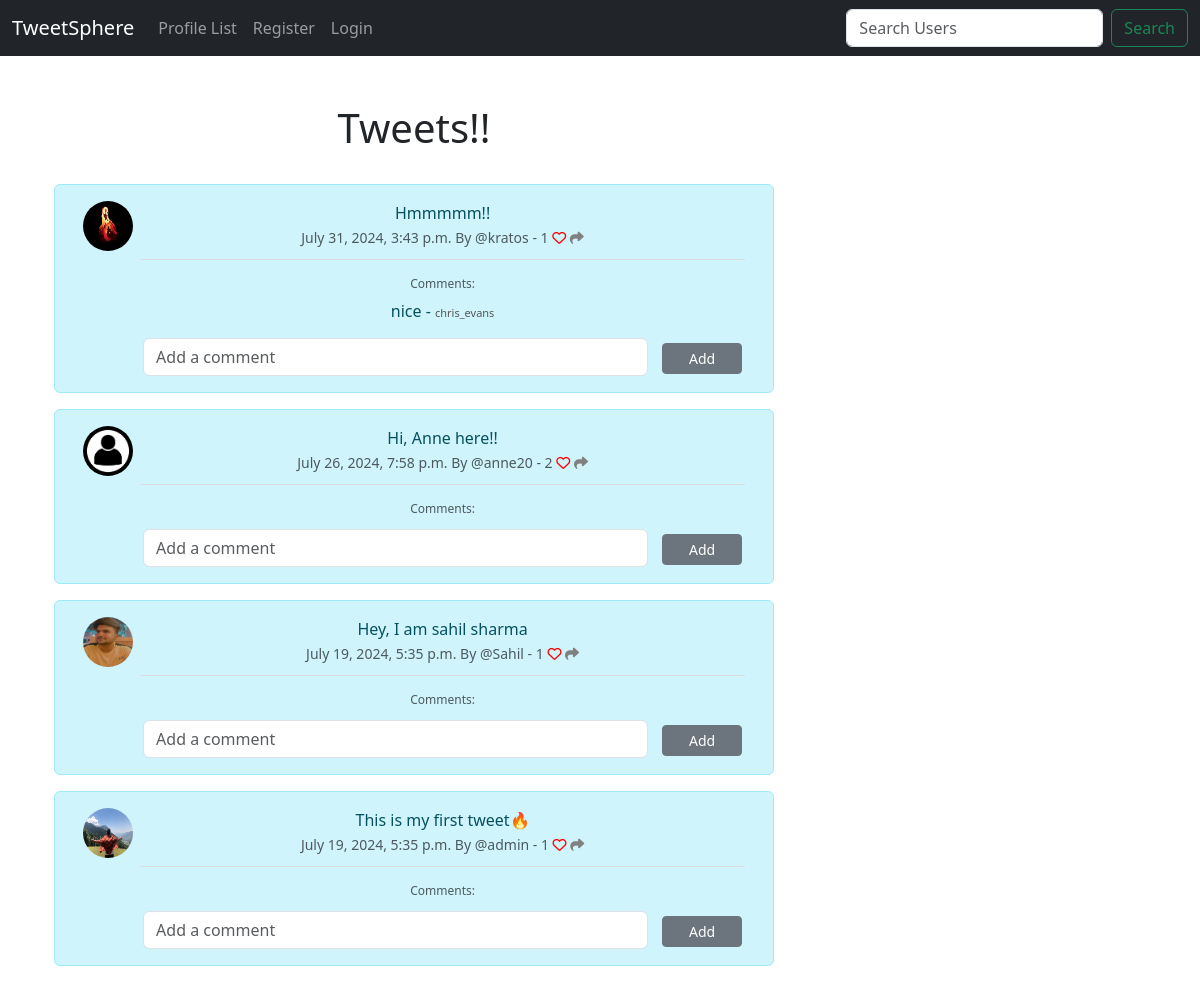
Before: / with the older database file.
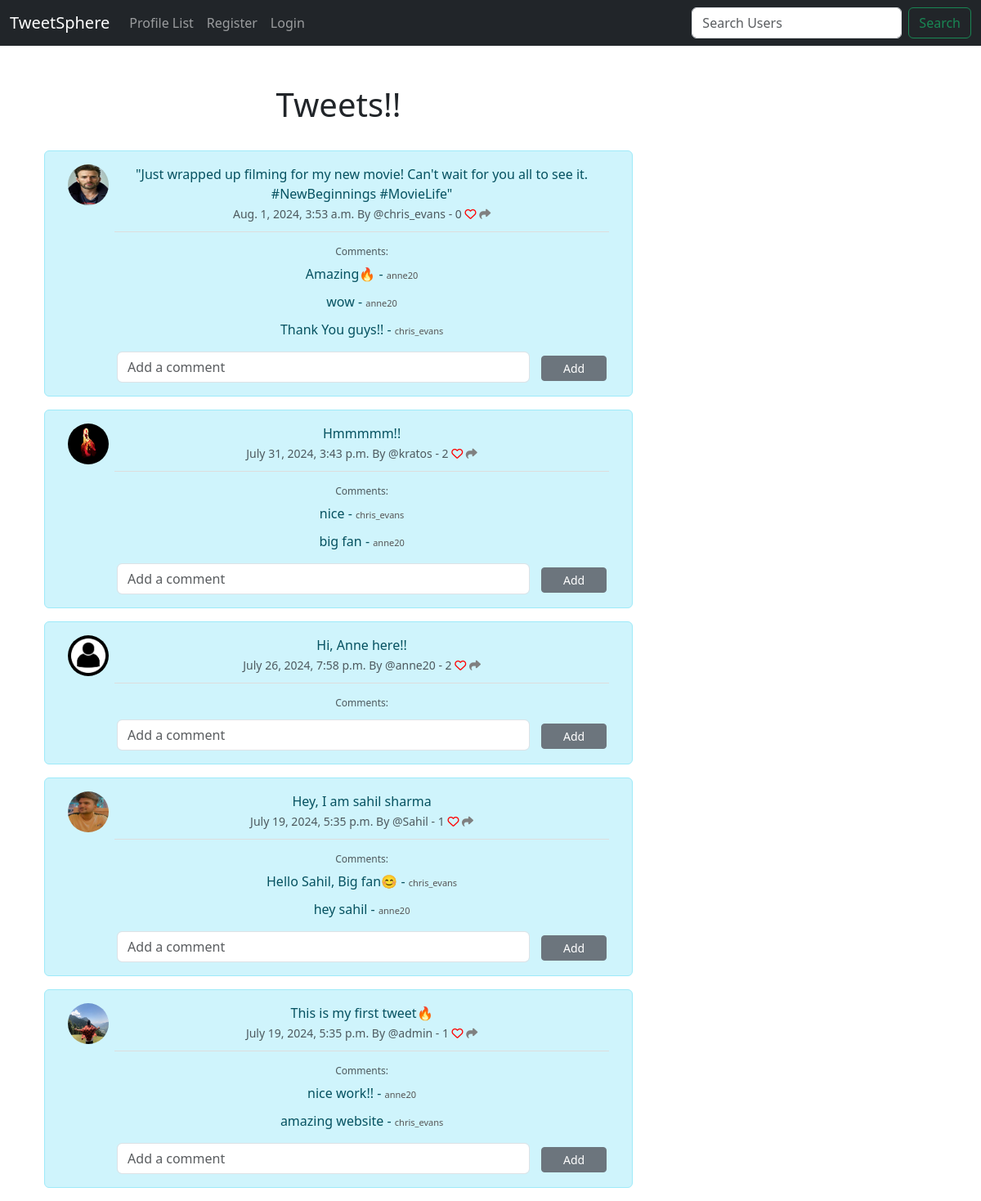
After: the same page with the newer database file.
### TweetSphere/models.py (models this page shows, shortened)
class Tweet(models.Model):
    user = models.ForeignKey(
        User,
        on_delete=models.DO_NOTHING,
        related_name='tweets'
    )  # related_name allows us to access user's tweets with user.tweets
    body = models.CharField(max_length=200)  # Maximum length for a tweet
    created_at = models.DateTimeField(auto_now_add=True)  # Automatically set creation time
    likes = models.ManyToManyField(User, related_name="tweet_like", blank=True)  # Users who liked the tweet
    def number_of_likes(self):
        return self.likes.count()

class Profile(models.Model):
    user = models.OneToOneField(User, on_delete=models.CASCADE)  # One-to-one relationship with User
    follows = models.ManyToManyField(
        "self",
        related_name="followed_by",
        symmetrical=False,  # Relationship is not symmetrical (user A can follow user B without B following A)
        blank=True
    )
    date_modified = models.DateTimeField(auto_now=True)  # Automatically set to the current time when modified
    profile_image = models.ImageField(null=True, blank=True, upload_to="images/")  # Profile picture
    profile_bio = models.CharField(null=True, blank=True, max_length=500)  # User biography
    facebook_link = models.CharField(null=True, blank=True, max_length=100)  # Facebook profile link
    instagram_link = models.CharField(null=True, blank=True, max_length=100)  # Instagram profile link

class Comment(models.Model):
    tweet = models.ForeignKey(
        Tweet,
        related_name='comments',
        on_delete=models.CASCADE
    )  # Reference to the Tweet the comment is associated with
    user = models.ForeignKey(
        User,
        on_delete=models.CASCADE
    )  # User who made the comment
    body = models.TextField()  # Content of the comment
    created_at = models.DateTimeField(auto_now_add=True)  # Automatically set creation time

### TweetSphere/views.py (the view)
# urls.py: path('', views.home, name= "home"),
def home(request):
    if request.user.is_authenticated:
        tweet_form = TweetForm(request.POST or None)
        comment_form = CommentForm(request.POST or None)
        if request.method == "POST":
            form_type = request.POST.get('form_type')
            if form_type == 'tweet' and tweet_form.is_valid():
                tweet = tweet_form.save(commit=False)
                tweet.user = request.user
                tweet.save()
                messages.success(request, "Your tweet has been posted.")
                return redirect('home')
            if form_type == 'comment' and comment_form.is_valid():
                tweet_id = request.POST.get('tweet_id')
                tweet = get_object_or_404(Tweet, id=tweet_id)
                comment = comment_form.save(commit=False)
                comment.user = request.user
                comment.tweet = tweet
                comment.save()
                messages.success(request, "Your comment has been added.")
                return redirect('home')
        tweets = Tweet.objects.all().order_by("-created_at")
        return render(request, 'home.html', {"tweets": tweets, "tweet_form": tweet_form, "comment_form": comment_form})
    else:
        tweets = Tweet.objects.all().order_by("-created_at")
        return render(request, 'home.html', {"tweets": tweets})

### TweetSphere/templates/home.html (shortened to what this page needs)
{% extends 'base.html' %}
{% load static %}
{% block content %}
<div class="container text-center">
    <div class="row">
        <div class="col-8">
            <h1>Tweets!!</h1>
            <br/>
            {% if tweets %}
                {% for tweet in tweets %}
                <div class="alert alert-info" role="alert">
                    <div class="container">
                        <div class="row">
                            <div class="col-1">
                                {% if tweet.user.profile.profile_image %}
                                    <img src="{{ tweet.user.profile.profile_image.url }}" class="rounded-circle" width="50" height="50" alt="{{ tweet.user.username }}">
                                {% else %}
                                    <img src="{% static 'images/default_profile_pic.jpg' %}" class="rounded-circle" width="50" height="50" alt="{{ tweet.user.username }}">
                                {% endif %}
                            </div>
                            <div class="col-11">
                                {{ tweet.body }}<br/>
                                <small class="text-muted">
                                    {{ tweet.created_at }} By @{{ tweet.user.username }} - {{ tweet.number_of_likes }}
                                    {% if user in tweet.likes.all %}
                                        <a href="{% url 'tweet_like' tweet.id %}"><i class="fa-solid fa-heart" style="color:red"></i></a>
                                    {% else %}
                                        <a href="{% url 'tweet_like' tweet.id %}"><i class="fa fa-heart-o" style="color:red"></i></a>
                                    {% endif %}
                                    <a href="{% url 'tweet_show' tweet.id %}"><i class="fa-solid fa-share" style="color:gray"></i></a>
                                </small>
                                <div class="comments-section">
                                    <small class="text-muted">Comments:</small>
                                    {% for comment in tweet.comments.all %}
                                        <div class="comment">{{ comment.body }} - <small>{{ comment.user.username }}</small></div>
                                    {% endfor %}
                                    <form method="POST" class="comment-form">
                                        <input type="text" name="body" placeholder="Add a comment" class="form-control">
                                        <button type="submit" class="btn btn-sm btn-secondary">Add</button>
                                    </form>
                                </div>
                            </div>
                        </div>
                    </div>
                </div>
                {% endfor %}
            {% else %}
                <p>No tweets available.</p>
            {% endif %}
        </div>
        <div class="col-4">
        </div>
    </div>
</div>
{% endblock %}

### TweetSphere/templates/base.html (shortened to what this page needs)
<!doctype html>
<html lang="en">
  <head>
    <link href="https://cdn.jsdelivr.net/npm/bootstrap@5.3.3/dist/css/bootstrap.min.css" rel="stylesheet">
  </head>
  <body>
    {% include 'navbar.html' %}
    <br/>
    <div class="container">
      <br/>
        {% block content %}
        {% endblock %}
    </div>
  </body>
</html>

### TweetSphere/templates/navbar.html (shortened to what this page needs)
{% load static %}
<nav class="navbar navbar-expand-lg navbar-dark bg-dark">
    <div class="container-fluid">
      <a class="navbar-brand" href="{% url 'home' %}">TweetSphere</a>
      <div class="collapse navbar-collapse" id="navbarSupportedContent">
        <ul class="navbar-nav me-auto mb-2 mb-lg-0">
          <li class="nav-item">
            <a class="nav-link" href="{% url 'profile_list' %}">Profile List</a>
          </li>
          {% if user.is_authenticated %}
          <li class="nav-item">
          <a class="nav-link" href="{% url 'logout' %}">Logout</a>
        </li>
          {% else %}
          <a class="nav-link" href="{% url 'register' %}">Register</a>
          <a class="nav-link" href="{% url 'login' %}">Login</a>
          {% endif%}
        </ul>
        <form class="d-flex" role="search" method="GET" action="{% url 'search_users' %}">
          <input class="form-control me-2" type="search" name="query" placeholder="Search Users" aria-label="Search">
          <button class="btn btn-outline-success" type="submit">Search</button>
        </form>
      </div>
    </div>
  </nav>

### TweetSphere/templates/home.html (style rules this page uses)
.comments-section { margin-top: 10px; padding-top: 10px; border-top: 1px solid #ddd; }
.comments-section small { font-size: 12px; color: #999; }
.comment { padding: 5px 0; }
.comment small { font-size: 11px; color: #555; }
.comment-form { margin-top: 10px; }
.comment-form input[type="text"] { width: calc(100% - 100px); display: inline-block; }
.comment-form button { display: inline-block; width: 80px; margin-left: 10px; }

Changed rows visible on the page:
added Tweet: user.profile.profile_image (picture), body "\"Just wrapped up filming for my new movie! Can't wait for you all to see it. #NewBeginnings #MovieLife\"", created_at "Aug. 1, 2024, 3:53 a.m.", user.username "chris_evans", number_of_likes "0"
added Comment: body "Amazing🔥", user.username "anne20", shown under "Aug. 1, 2024, 3:53 a.m."
added Comment: body "wow", user.username "anne20", shown under "Aug. 1, 2024, 3:53 a.m."
added Comment: body "Thank You guys!!", user.username "chris_evans", shown under "Aug. 1, 2024, 3:53 a.m."
computed for Tweet "Hmmmmm!!": number_of_likes "1" → "2"
added Comment: body "big fan", user.username "anne20", shown under Tweet "Hmmmmm!!"
added Comment: body "Hello Sahil, Big fan😊", user.username "chris_evans", shown under Tweet "Hey, I am sahil sharma"
added Comment: body "hey sahil", user.username "anne20", shown under Tweet "Hey, I am sahil sharma"
added Comment: body "nice work!!", user.username "anne20", shown under Tweet "This is my first tweet🔥"
added Comment: body "amazing website", user.username "chris_evans", shown under Tweet "This is my first tweet🔥"
